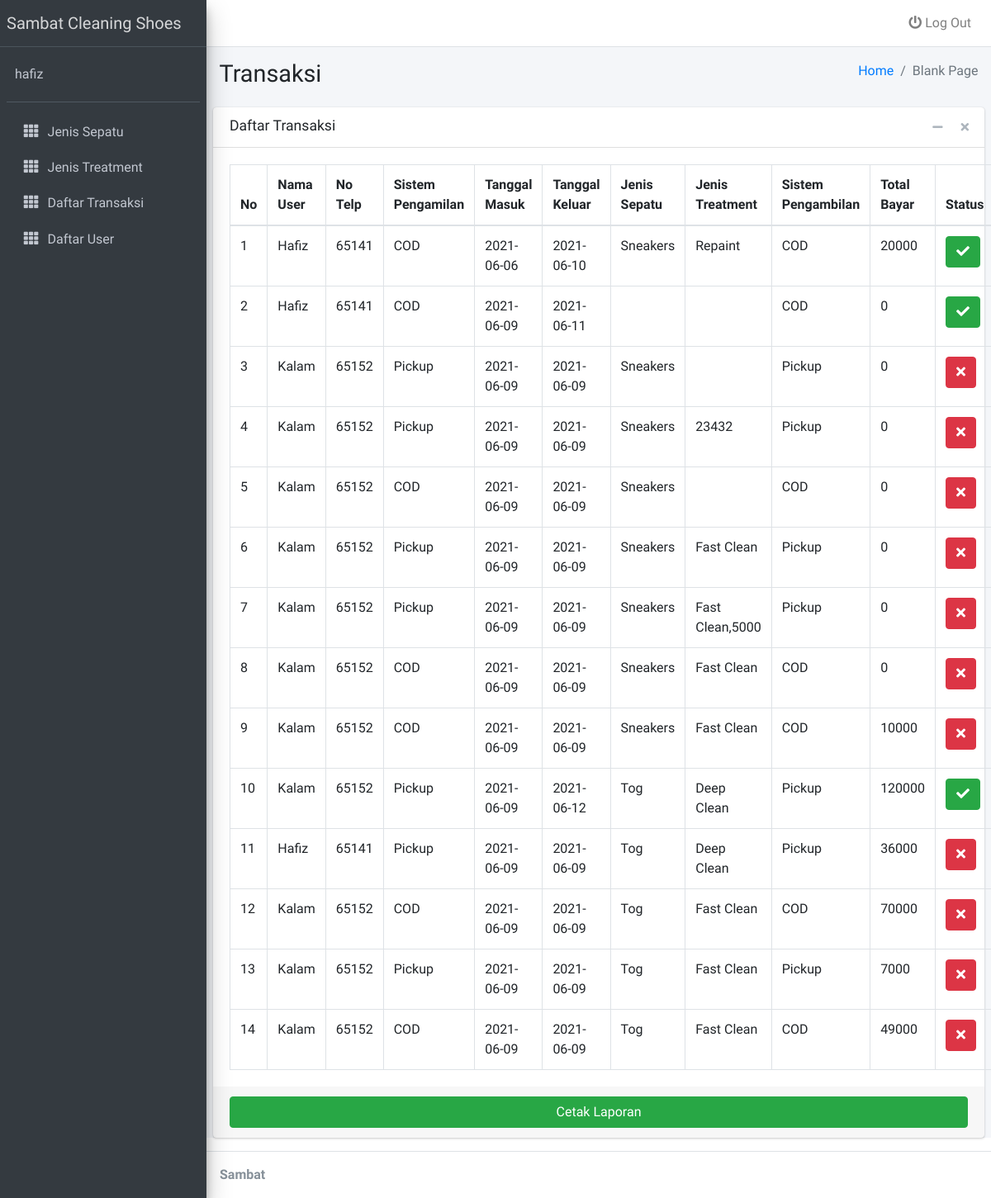
Page /admin_transaksi.php (signed in) on the committed database.
### tables this page shows
CREATE TABLE `transaksi` (
  `id_transaksi` int NOT NULL,
  `id_user` int NOT NULL,
  `sistem_pengambilan` varchar(10) NOT NULL,
  `total` int NOT NULL,
  `tanggal_masuk` date NOT NULL,
  `tanggal_keluar` date NOT NULL,
  `jenis_sepatu` varchar(10) NOT NULL,
  `jenis_treatment` varchar(50) NOT NULL,
  `total_bayar` int NOT NULL,
  `status` int NOT NULL DEFAULT '0'
);

CREATE TABLE `user` (
  `id_user` int NOT NULL,
  `nama` varchar(15) NOT NULL,
  `alamat` varchar(50) NOT NULL,
  `no_telp` int NOT NULL,
  `username` varchar(25) NOT NULL,
  `password` varchar(25) NOT NULL,
  `level` int NOT NULL DEFAULT '1'
);

### admin_transaksi.php (the view, shortened to what this page needs)
<!DOCTYPE html>
<?php
include('config.php');
?>
<html>
<head>
  <link rel="stylesheet" href="assets/plugins/fontawesome-free/css/all.min.css">
  <link rel="stylesheet" href="https://code.ionicframework.com/ionicons/2.0.1/css/ionicons.min.css">
  <link rel="stylesheet" href="assets/dist/css/adminlte.min.css">
</head>
<body class="hold-transition sidebar-mini">
<div class="wrapper">
  <nav class="main-header navbar navbar-expand navbar-white navbar-light">
    <ul class="navbar-nav ml-auto">
      <li class="nav-item dropdown">
        <a class="nav-link" href="logout.php">
            <i class="fas fa-power-off"></i> Log Out
        </a>
      </li>
    </ul>
  </nav>
  <aside class="main-sidebar sidebar-dark-primary elevation-4">
    <a href="../../index3.html" class="brand-link">
      <span class="brand-text font-weight-light">Sambat Cleaning Shoes</span>
    </a>
    <div class="sidebar">
      <div class="user-panel mt-3 pb-3 mb-3 d-flex">
        <div class="info">
          <a href="#" class="d-block"><?php echo $_SESSION['username'] ?></a>
        </div>
      </div>
      <nav class="mt-2">
        <ul class="nav nav-pills nav-sidebar flex-column" data-widget="treeview" role="menu" data-accordion="false">
               <li class="nav-item">
               <a href="admin_jenissepatu.php" class="nav-link">
                 <i class="nav-icon fas fa-th"></i>
                 <p>
                  Jenis Sepatu
                 </p>
               </a>
             </li>
             <li class="nav-item">
               <a href="admin_jenistreatment.php" class="nav-link">
                 <i class="nav-icon fas fa-th"></i>
                 <p>
                  Jenis Treatment
                 </p>
               </a>
             </li>
             <li class="nav-item">
               <a href="admin_transaksi.php" class="nav-link">
                 <i class="nav-icon fas fa-th"></i>
                 <p>
                  Daftar Transaksi
                 </p>
               </a>
             </li>
             <li class="nav-item">
            <a href="admin_manageuser.php" class="nav-link">
              <i class="nav-icon fas fa-th"></i>
              <p>
               Daftar User
              </p>
            </a>
          </li>
  </aside>
  <div class="content-wrapper">
    <section class="content-header">
      <div class="container-fluid">
        <div class="row mb-2">
          <div class="col-sm-6">
            <h1>Transaksi</h1>
          </div>
          <div class="col-sm-6">
            <ol class="breadcrumb float-sm-right">
              <li class="breadcrumb-item"><a href="#">Home</a></li>
              <li class="breadcrumb-item active">Blank Page</li>
            </ol>
          </div>
        </div>
      </div>
    </section>
    <section class="content">
      <div class="card">
        <div class="card-header">
          <h3 class="card-title">Daftar Transaksi</h3>
          <div class="card-tools">
            <button type="button" class="btn btn-tool" data-card-widget="collapse" data-toggle="tooltip" title="Collapse">
              <i class="fas fa-minus"></i></button>
            <button type="button" class="btn btn-tool" data-card-widget="remove" data-toggle="tooltip" title="Remove">
              <i class="fas fa-times"></i></button>
          </div>
        </div>
        <div class="card-body">
          <table id="example2" class="table table-bordered table-hover">
                <thead>
                <tr>
                  <th>No</th>
                  <th>Nama User</th>
                  <th>No Telp</th>
                  <th>Sistem Pengamilan</th>
                  <th>Tanggal Masuk</th>
                  <th>Tanggal Keluar</th>
                  <th>Jenis Sepatu</th>
                  <th>Jenis Treatment</th>
                  <th>Sistem Pengambilan</th>
                  <th>Total Bayar</th>
                  <th>Status</th>
                </tr>
                </thead>
                <tbody>
                <?php
				$sql = mysqli_query($koneksi, "SELECT transaksi.*,user.nama, user.no_telp FROM transaksi left join user on user.id_user = transaksi.id_user ") or die(mysqli_error($koneksi));
				if(mysqli_num_rows($sql) > 0){
					$no = 1;
					while($data = mysqli_fetch_assoc($sql)){
						$button = ($data['status']) ? "<button type='button' class='btn btn-success'><i class='fas fa-check'></i></button>" : "<a type='button' href='edit_status.php?id=".$data['id_transaksi']."' class='btn btn-danger'><i class='fas fa-times'></i></a>" ;
            echo '
						<tr>
							<td>'.$no.'</td>
              <td>'.$data['nama'].'</td>
              <td>'.$data['no_telp'].'</td>
              <td>'.$data['sistem_pengambilan'].'</td>
              <td>'.$data['tanggal_masuk'].'</td>
              <td>'.$data['tanggal_keluar'].'</td>
							<td>'.$data['jenis_sepatu'].'</td>
              <td>'.$data['jenis_treatment'].'</td>
							<td>'.$data['sistem_pengambilan'].'</td>
							<td>'.$data['total_bayar'].'</td>
							<td>'.$button.'</td>
						</tr>
						';
						$no++;
					}
				}else{
					echo '
					<tr>
						<td colspan="6">Tidak ada data.</td>
					</tr>
					';
				}
				?>
              </table>
        </div>
        <div class="card-footer">
          <a href="cetak.php" target="_blank"><button type="button" class="btn btn-block btn-success">Cetak Laporan</button></a>
        </div>
      </div>
    </section>
  </div>
  <footer class="main-footer">
    <strong>Sambat
  </footer>
</div>
</body>
</html>

### rows in the picture
transaksi: id_user.nama "Hafiz", id_user.no_telp "65141", sistem_pengambilan "COD", tanggal_masuk "2021-06-06", tanggal_keluar "2021-06-10", jenis_sepatu "Sneakers", jenis_treatment "Repaint", total_bayar "20000", status 1 (drawn)
transaksi: id_user.nama "Hafiz", id_user.no_telp "65141", sistem_pengambilan "COD", tanggal_masuk "2021-06-09", tanggal_keluar "2021-06-11", total_bayar "0", status 1 (drawn)
transaksi: id_user.nama "Kalam", id_user.no_telp "65152", sistem_pengambilan "Pickup", tanggal_masuk "2021-06-09", tanggal_keluar "2021-06-09", jenis_sepatu "Sneakers", total_bayar "0"
transaksi: id_user.nama "Kalam", id_user.no_telp "65152", sistem_pengambilan "Pickup", tanggal_masuk "2021-06-09", tanggal_keluar "2021-06-09", jenis_sepatu "Sneakers", jenis_treatment "23432", total_bayar "0"
transaksi: id_user.nama "Kalam", id_user.no_telp "65152", sistem_pengambilan "COD", tanggal_masuk "2021-06-09", tanggal_keluar "2021-06-09", jenis_sepatu "Sneakers", total_bayar "0"
transaksi: id_user.nama "Kalam", id_user.no_telp "65152", sistem_pengambilan "Pickup", tanggal_masuk "2021-06-09", tanggal_keluar "2021-06-09", jenis_sepatu "Sneakers", jenis_treatment "Fast Clean", total_bayar "0"
transaksi: id_user.nama "Kalam", id_user.no_telp "65152", sistem_pengambilan "Pickup", tanggal_masuk "2021-06-09", tanggal_keluar "2021-06-09", jenis_sepatu "Sneakers", jenis_treatment "Fast Clean,5000", total_bayar "0"
transaksi: id_user.nama "Kalam", id_user.no_telp "65152", sistem_pengambilan "COD", tanggal_masuk "2021-06-09", tanggal_keluar "2021-06-09", jenis_sepatu "Sneakers", jenis_treatment "Fast Clean", total_bayar "0"
transaksi: id_user.nama "Kalam", id_user.no_telp "65152", sistem_pengambilan "COD", tanggal_masuk "2021-06-09", tanggal_keluar "2021-06-09", jenis_sepatu "Sneakers", jenis_treatment "Fast Clean", total_bayar "10000"
transaksi: id_user.nama "Kalam", id_user.no_telp "65152", sistem_pengambilan "Pickup", tanggal_masuk "2021-06-09", tanggal_keluar "2021-06-12", jenis_sepatu "Tog", jenis_treatment "Deep Clean", total_bayar "120000", status 1 (drawn)
transaksi: id_user.nama "Hafiz", id_user.no_telp "65141", sistem_pengambilan "Pickup", tanggal_masuk "2021-06-09", tanggal_keluar "2021-06-09", jenis_sepatu "Tog", jenis_treatment "Deep Clean", total_bayar "36000"
transaksi: id_user.nama "Kalam", id_user.no_telp "65152", sistem_pengambilan "COD", tanggal_masuk "2021-06-09", tanggal_keluar "2021-06-09", jenis_sepatu "Tog", jenis_treatment "Fast Clean", total_bayar "70000"
transaksi: id_user.nama "Kalam", id_user.no_telp "65152", sistem_pengambilan "Pickup", tanggal_masuk "2021-06-09", tanggal_keluar "2021-06-09", jenis_sepatu "Tog", jenis_treatment "Fast Clean", total_bayar "7000"
transaksi: id_user.nama "Kalam", id_user.no_telp "65152", sistem_pengambilan "COD", tanggal_masuk "2021-06-09", tanggal_keluar "2021-06-09", jenis_sepatu "Tog", jenis_treatment "Fast Clean", total_bayar "49000"

### other values in the picture
$_SESSION['username'] "hafiz"
